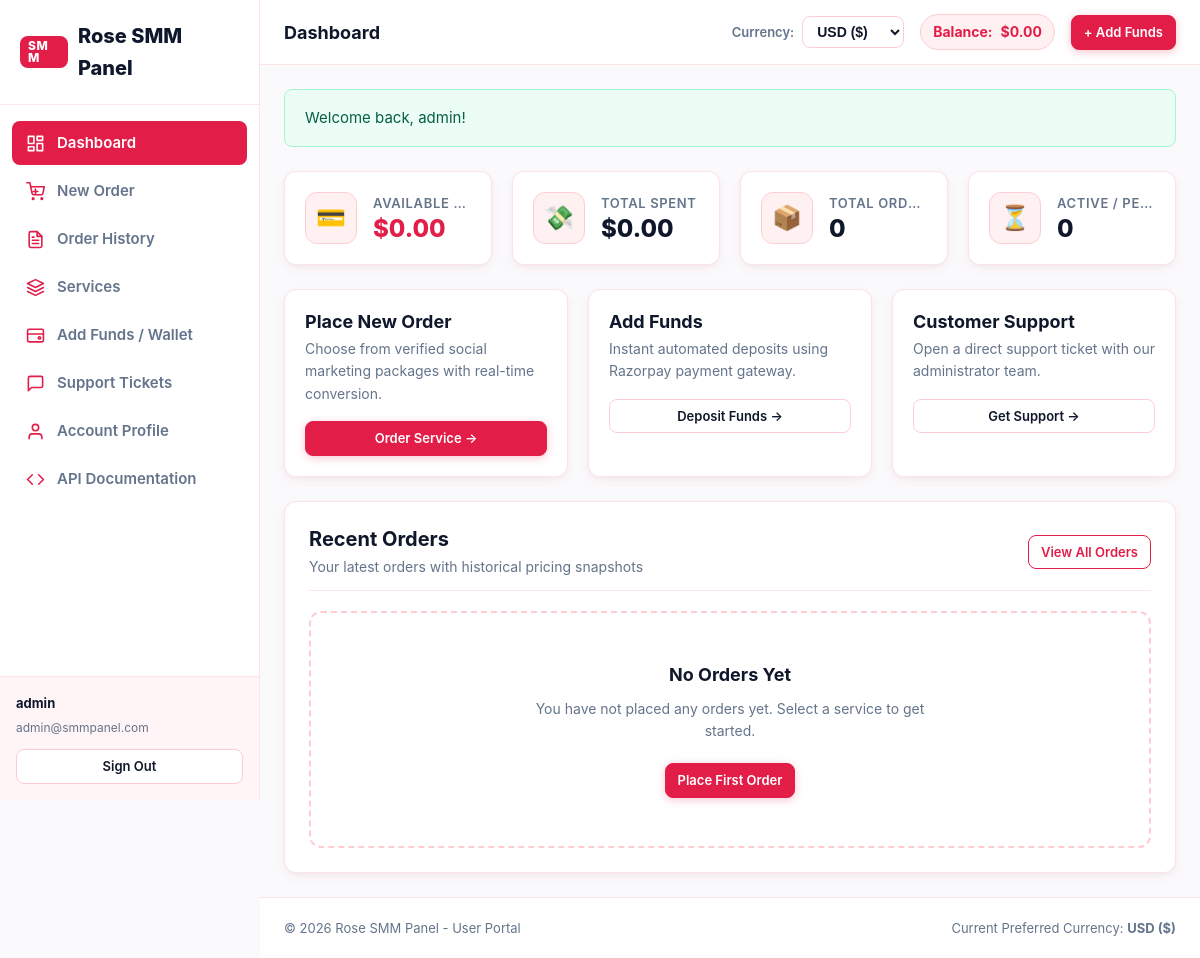
The page /dashboard (signed in) on the database as committed earlier.
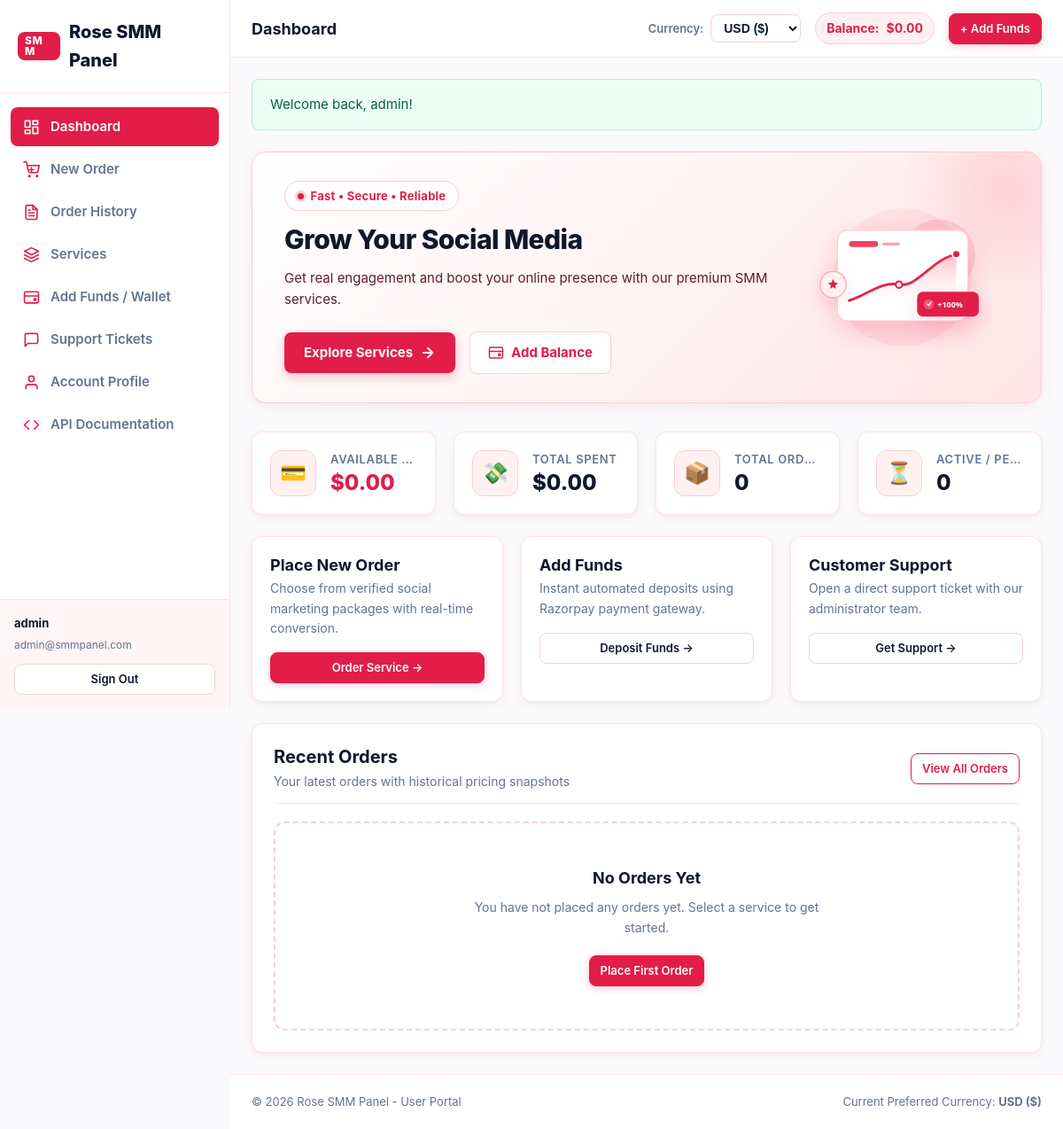
The same page on the database as committed later.
### tables this page shows
CREATE TABLE `users` (
  `id` INT AUTO_INCREMENT PRIMARY KEY,
  `username` VARCHAR(64) NOT NULL UNIQUE,
  `email` VARCHAR(191) NOT NULL UNIQUE,
  `password` VARCHAR(255) NOT NULL,
  `role` ENUM('user', 'admin') NOT NULL DEFAULT 'user',
  `balance` DECIMAL(15, 4) NOT NULL DEFAULT 0.0000,
  `currency_code` VARCHAR(10) NOT NULL DEFAULT 'USD',
  `api_key` VARCHAR(64) UNIQUE NULL,
  `status` ENUM('active', 'suspended', 'pending') NOT NULL DEFAULT 'active',
  `reset_token` VARCHAR(64) NULL,
  `reset_expires` DATETIME NULL,
  `created_at` TIMESTAMP NOT NULL DEFAULT CURRENT_TIMESTAMP,
  `updated_at` TIMESTAMP NOT NULL DEFAULT CURRENT_TIMESTAMP ON UPDATE CURRENT_TIMESTAMP,
  INDEX `idx_users_role` (`role`),
  INDEX `idx_users_status` (`status`)
);

CREATE TABLE `currencies` (
  `id` INT AUTO_INCREMENT PRIMARY KEY,
  `code` VARCHAR(10) NOT NULL UNIQUE,
  `name` VARCHAR(64) NOT NULL,
  `symbol` VARCHAR(10) NOT NULL,
  `rate` DECIMAL(15, 6) NOT NULL DEFAULT 1.000000,
  `is_default` TINYINT(1) NOT NULL DEFAULT 0,
  `status` ENUM('active', 'inactive') NOT NULL DEFAULT 'active',
  `updated_at` TIMESTAMP NOT NULL DEFAULT CURRENT_TIMESTAMP ON UPDATE CURRENT_TIMESTAMP
);

CREATE TABLE IF NOT EXISTS `hero_banners` (
  `id` INT NOT NULL AUTO_INCREMENT,
  `heading` VARCHAR(255) NOT NULL,
  `subheading` VARCHAR(255) DEFAULT NULL,
  `description` TEXT DEFAULT NULL,
  `cta_text` VARCHAR(100) NOT NULL DEFAULT 'Explore Services',
  `cta_link` VARCHAR(255) NOT NULL DEFAULT '/new-order',
  `image_url` VARCHAR(255) DEFAULT NULL,
  `sort_order` INT NOT NULL DEFAULT 0,
  `is_active` TINYINT(1) NOT NULL DEFAULT 1,
  `created_at` TIMESTAMP NULL DEFAULT CURRENT_TIMESTAMP,
  `updated_at` TIMESTAMP NULL DEFAULT CURRENT_TIMESTAMP ON UPDATE CURRENT_TIMESTAMP,
  PRIMARY KEY (`id`)
);

### themes/classic/views/user/dashboard.php (the view, shortened to what the rows shown need)
<?php
$pageTitle = 'Dashboard';
$currentPage = 'dashboard';
require __DIR__ . '/header.php';
$userId = (int)$user['id'];
$statTotal = (int)(DB::fetch("SELECT COUNT(*) as cnt FROM orders WHERE user_id = ?", [$userId])['cnt'] ?? 0);
$statPending = (int)(DB::fetch("SELECT COUNT(*) as cnt FROM orders WHERE user_id = ? AND status IN ('pending', 'processing', 'in_progress')", [$userId])['cnt'] ?? 0);
$statSpentUsd = (float)(DB::fetch("SELECT SUM(charge) as total FROM orders WHERE user_id = ? AND status != 'canceled'", [$userId])['total'] ?? 0.0);
$recentOrders = DB::fetchAll(
    "SELECT o.*, s.name as service_name
     FROM orders o
     JOIN services s ON o.service_id = s.id
     WHERE o.user_id = ?
     ORDER BY o.id DESC LIMIT 5",
    [$userId]
);
$dashboardBanner = DB::fetch(
    "SELECT * FROM hero_banners WHERE is_active = 1 ORDER BY sort_order ASC, id ASC LIMIT 1"
);
?>
<?php if ($dashboardBanner): ?>
  <section class="user-hero-banner" id="user_dashboard_hero_banner">
    <div class="user-hero-body">
      <?php if (!empty($dashboardBanner['subheading'])): ?>
        <div class="user-hero-badge">
          <span class="user-hero-badge-dot"></span>
          <span><?= e($dashboardBanner['subheading']) ?></span>
        </div>
      <?php endif; ?>
      <h1 class="user-hero-title">
        <?= e($dashboardBanner['heading']) ?>
      </h1>
      <?php if (!empty($dashboardBanner['description'])): ?>
        <p class="user-hero-desc">
          <?= e($dashboardBanner['description']) ?>
        </p>
      <?php endif; ?>
      <div class="user-hero-actions">
        <a href="<?= e($dashboardBanner['cta_link'] ?: '/new-order') ?>" class="user-hero-cta" id="hero_banner_cta_btn">
          <span><?= e($dashboardBanner['cta_text'] ?: 'Explore Services') ?></span>
          <svg width="18" height="18" viewBox="0 0 24 24" fill="none" stroke="currentColor" stroke-width="2.5" stroke-linecap="round" stroke-linejoin="round" aria-hidden="true">
            <line x1="5" y1="12" x2="19" y2="12"></line>
            <polyline points="12 5 19 12 12 19"></polyline>
          </svg>
        </a>
        <a href="/add-funds" class="user-hero-secondary" id="hero_banner_funds_btn">
          <?= SMMIcons::getNavIcon('add_funds', 'hero-action-icon') ?>
          <span>Add Balance</span>
        </a>
      </div>
    </div>
    <div class="user-hero-visual" aria-hidden="true">
      <?php if (!empty($dashboardBanner['image_url'])): ?>
        <img src="<?= e($dashboardBanner['image_url']) ?>" alt="Banner graphic" class="user-hero-custom-img" loading="lazy">
      <?php else: ?>
        <div class="user-hero-illustration">
          <svg viewBox="0 0 260 220" fill="none" class="user-hero-svg" xmlns="http://www.w3.org/2000/svg">
            <g filter="drop-shadow(0 8px 14px rgba(225,29,72,0.15))">
              <text x="178" y="151" font-size="11" font-weight="700" fill="#ffffff" font-family="system-ui,-apple-system,sans-serif">+100%</text>
            </g>
          </svg>
        </div>
      <?php endif; ?>
    </div>
  </section>
<?php endif; ?>
<div class="grid grid-cols-4" style="margin-bottom: 1.5rem;" id="user_stats_grid">
  <div class="stat-card" id="stat_balance">
    <div class="stat-icon">&#128179;</div>
    <div class="stat-info">
      <div class="stat-label">Available Balance</div>
      <div class="stat-value" style="color: var(--primary-rose);">
        <?= Currency::format((float)$user['balance'], $userCurrency) ?>
      </div>
    </div>
  </div>
  <div class="stat-card" id="stat_spent">
    <div class="stat-icon">&#128184;</div>
    <div class="stat-info">
      <div class="stat-label">Total Spent</div>
      <div class="stat-value">
        <?= Currency::format($statSpentUsd, $userCurrency) ?>
      </div>
    </div>
  </div>
  <div class="stat-card" id="stat_orders">
    <div class="stat-icon">&#128230;</div>
    <div class="stat-info">
      <div class="stat-label">Total Orders</div>
      <div class="stat-value"><?= number_format($statTotal) ?></div>
    </div>
  </div>
  <div class="stat-card" id="stat_active">
    <div class="stat-icon">&#9203;</div>
    <div class="stat-info">
      <div class="stat-label">Active / Pending</div>
      <div class="stat-value"><?= number_format($statPending) ?></div>
    </div>
  </div>
</div>
<div class="grid grid-cols-3" style="margin-bottom: 1.5rem;" id="user_shortcuts_grid">
  <div class="card" style="padding: 1.25rem;">
    <h3 style="font-size: 1.125rem; margin-bottom: 0.25rem;">Place New Order</h3>
    <p style="font-size: 0.875rem; color: var(--text-muted); margin-bottom: 1rem;">Choose from verified social marketing packages with real-time conversion.</p>
    <a href="/new-order" class="btn btn-primary btn-sm">Order Service &rarr;</a>
  </div>
  <div class="card" style="padding: 1.25rem;">
    <h3 style="font-size: 1.125rem; margin-bottom: 0.25rem;">Add Funds</h3>
    <p style="font-size: 0.875rem; color: var(--text-muted); margin-bottom: 1rem;">Instant automated deposits using Razorpay payment gateway.</p>
    <a href="/add-funds" class="btn btn-secondary btn-sm">Deposit Funds &rarr;</a>
  </div>
  <div class="card" style="padding: 1.25rem;">
    <h3 style="font-size: 1.125rem; margin-bottom: 0.25rem;">Customer Support</h3>
    <p style="font-size: 0.875rem; color: var(--text-muted); margin-bottom: 1rem;">Open a direct support ticket with our administrator team.</p>
    <a href="/tickets" class="btn btn-secondary btn-sm">Get Support &rarr;</a>
  </div>
</div>
<div class="card" id="recent_orders_card">
  <div class="card-header">
    <div>
      <h3 class="card-title">Recent Orders</h3>
      <p class="card-subtitle">Your latest orders with historical pricing snapshots</p>
    </div>
    <a href="/orders" class="btn btn-outline-rose btn-sm" id="view_all_orders_btn">View All Orders</a>
  </div>
  <?php if (empty($recentOrders)): ?>
    <div class="empty-state" id="empty_recent_orders">
      <div class="empty-title">No Orders Yet</div>
      <p class="empty-desc">You have not placed any orders yet. Select a service to get started.</p>
      <a href="/new-order" class="btn btn-primary btn-sm">Place First Order</a>
    </div>
  <?php endif; ?>
</div>
<?php require __DIR__ . '/footer.php'; ?>

### themes/classic/views/user/header.php (shortened to what the rows shown need)
<?php
require_once __DIR__ . '/../../../../includes/auth.php';
require_once __DIR__ . '/../../../../includes/currency.php';
$user = Auth::user();
$userCurrency = Currency::getUserCurrency($user);
$activeCurrencies = Currency::getAllActive();
$currentPage = $currentPage ?? 'dashboard';
?>
<!DOCTYPE html>
<html lang="en">
<head>
  <link rel="stylesheet" href="/themes/classic/assets/css/style.css">
</head>
<body>
<div class="panel-wrapper">
  <?php require __DIR__ . '/sidebar.php'; ?>
  <div class="panel-main">
    <header class="panel-topbar" id="user_topbar">
      <div style="display: flex; align-items: center; gap: 0.75rem;">
        <h2 style="font-size: 1.125rem; font-weight: 700; margin: 0;"><?= e($pageTitle ?? 'Dashboard') ?></h2>
      </div>
      <div style="display: flex; align-items: center; gap: 1rem; flex-wrap: wrap;">
        <form method="POST" action="/user/currency" class="currency-selector-form" id="user_currency_form">
          <label for="user_currency_select" style="font-size: 0.8125rem; font-weight: 600; color: var(--text-muted);">Currency:</label>
          <select name="currency" id="user_currency_select" class="currency-select" onchange="this.form.submit()">
            <?php foreach ($activeCurrencies as $c): ?>
              <option value="<?= e($c['code']) ?>" <?= $user['currency_code'] === $c['code'] ? 'selected' : '' ?>>
                <?= e($c['code']) ?> (<?= e($c['symbol']) ?>)
              </option>
            <?php endforeach; ?>
          </select>
        </form>
        <div class="user-balance-pill" id="user_wallet_pill">
          <span>Balance:</span>
          <span><?= Currency::format((float)$user['balance'], $userCurrency) ?></span>
        </div>
        <a href="/add-funds" class="btn btn-primary btn-sm" id="topbar_add_funds_btn">+ Add Funds</a>
      </div>
    </header>
    <div class="panel-content">
      <?php if ($flash = flash_get()): ?>
        <div class="alert alert-<?= e($flash['type']) ?>" id="user_flash_alert">
          <span><?= e($flash['message']) ?></span>
        </div>
      <?php endif; ?>

### themes/classic/views/user/sidebar.php
<?php
$currentPage = $currentPage ?? 'dashboard';
$siteName = e(get_setting('site_name', 'Rose SMM Panel'));
?>
<aside class="panel-sidebar" id="user_sidebar">
  <div class="sidebar-header">
    <a href="/dashboard" class="brand-logo" id="user_sidebar_logo">
      <span class="brand-badge">SMM</span>
      <span><?= $siteName ?></span>
    </a>
  </div>
  <nav class="sidebar-nav" id="user_sidebar_nav">
    <a href="/dashboard" class="nav-link <?= $currentPage === 'dashboard' ? 'active' : '' ?>" id="link_dashboard">
      <?= SMMIcons::getNavIcon('dashboard') ?>
      <span>Dashboard</span>
    </a>
    <a href="/new-order" class="nav-link <?= $currentPage === 'new_order' ? 'active' : '' ?>" id="link_new_order">
      <?= SMMIcons::getNavIcon('new_order') ?>
      <span>New Order</span>
    </a>
    <a href="/orders" class="nav-link <?= $currentPage === 'orders' ? 'active' : '' ?>" id="link_orders">
      <?= SMMIcons::getNavIcon('orders') ?>
      <span>Order History</span>
    </a>
    <a href="/user/services" class="nav-link <?= $currentPage === 'services' ? 'active' : '' ?>" id="link_services">
      <?= SMMIcons::getNavIcon('services') ?>
      <span>Services</span>
    </a>
    <a href="/add-funds" class="nav-link <?= $currentPage === 'add_funds' ? 'active' : '' ?>" id="link_add_funds">
      <?= SMMIcons::getNavIcon('add_funds') ?>
      <span>Add Funds / Wallet</span>
    </a>
    <a href="/tickets" class="nav-link <?= $currentPage === 'tickets' ? 'active' : '' ?>" id="link_tickets">
      <?= SMMIcons::getNavIcon('tickets') ?>
      <span>Support Tickets</span>
    </a>
    <a href="/profile" class="nav-link <?= $currentPage === 'profile' ? 'active' : '' ?>" id="link_profile">
      <?= SMMIcons::getNavIcon('profile') ?>
      <span>Account Profile</span>
    </a>
    <a href="/api-docs" class="nav-link <?= $currentPage === 'api_docs' ? 'active' : '' ?>" id="link_api_docs">
      <?= SMMIcons::getNavIcon('api_docs') ?>
      <span>API Documentation</span>
    </a>
  </nav>
  <div class="sidebar-footer">
    <div style="font-size: 0.8125rem; font-weight: 700; color: var(--text-main); margin-bottom: 0.25rem;">
      <?= e($user['username']) ?>
    </div>
    <div style="font-size: 0.75rem; color: var(--text-muted); margin-bottom: 0.75rem;">
      <?= e($user['email']) ?>
    </div>
    <a href="/logout" class="btn btn-secondary btn-sm btn-block" id="user_logout_btn">
      Sign Out
    </a>
  </div>
</aside>

### themes/classic/views/user/footer.php (shortened to what the rows shown need)
<?php
$siteName = e(get_setting('site_name', 'Rose SMM Panel'));
?>
    </div>
    <footer class="panel-footer" id="user_panel_footer">
      <span>&copy; <?= date('Y') ?> <?= $siteName ?> - User Portal</span>
      <span>Current Preferred Currency: <strong><?= e($userCurrency['code']) ?> (<?= e($userCurrency['symbol']) ?>)</strong></span>
    </footer>
  </div>
</div>
</body>
</html>

Rows that differ between the two databases and show on the page:
added hero_banners: subheading "Fast • Secure • Reliable", heading "Grow Your Social Media", description "Get real engagement and boost your online presence with our premium SMM services.", cta_text "Explore Services"
Other text that changed with them:
text now shown: "Add Balance +100%"
